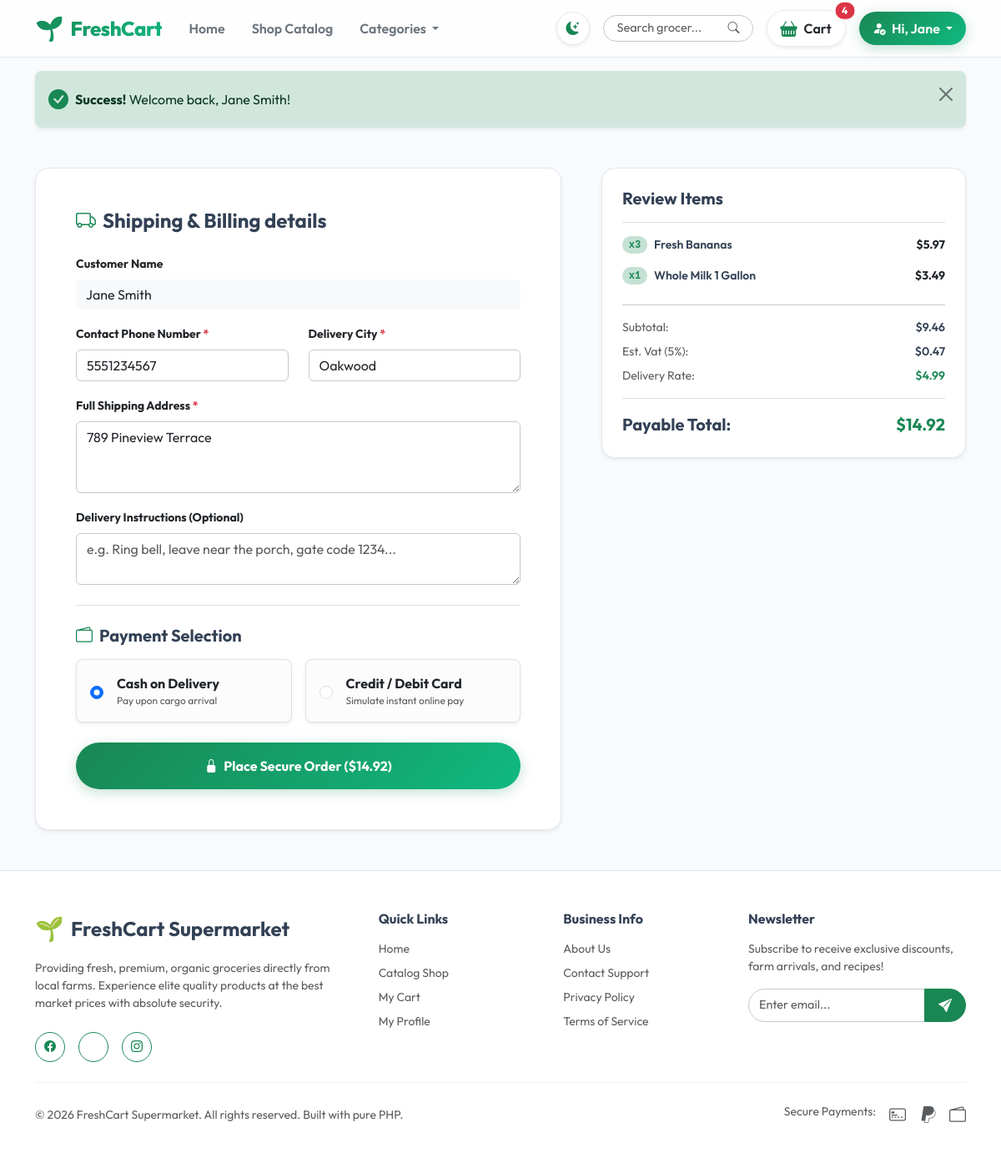
The app's page /customer/checkout.php (signed in) with its own data.
### tables this page shows
CREATE TABLE `users` (
    `id` INT AUTO_INCREMENT PRIMARY KEY,
    `name` VARCHAR(100) NOT NULL,
    `email` VARCHAR(150) NOT NULL UNIQUE,
    `password` VARCHAR(255) NOT NULL,
    `role` ENUM('customer', 'admin') DEFAULT 'customer',
    `phone` VARCHAR(20) DEFAULT NULL,
    `address` TEXT DEFAULT NULL,
    `city` VARCHAR(100) DEFAULT NULL,
    `status` ENUM('active', 'inactive', 'blocked') DEFAULT 'active',
    `verification_token` VARCHAR(255) DEFAULT NULL,
    `email_verified` TINYINT(1) DEFAULT 0,
    `remember_token` VARCHAR(255) DEFAULT NULL,
    `created_at` TIMESTAMP DEFAULT CURRENT_TIMESTAMP,
    `updated_at` TIMESTAMP DEFAULT CURRENT_TIMESTAMP ON UPDATE CURRENT_TIMESTAMP,
    INDEX `idx_email` (`email`),
    INDEX `idx_role` (`role`)
);

CREATE TABLE `cart` (
    `id` INT AUTO_INCREMENT PRIMARY KEY,
    `user_id` INT NOT NULL,
    `product_id` INT NOT NULL,
    `quantity` INT NOT NULL DEFAULT 1,
    `created_at` TIMESTAMP DEFAULT CURRENT_TIMESTAMP,
    FOREIGN KEY (`user_id`) REFERENCES `users` (`id`) ON DELETE CASCADE,
    FOREIGN KEY (`product_id`) REFERENCES `products` (`id`) ON DELETE CASCADE,
    UNIQUE KEY `user_product` (`user_id`, `product_id`)
);

CREATE TABLE `products` (
    `id` INT AUTO_INCREMENT PRIMARY KEY,
    `category_id` INT NOT NULL,
    `name` VARCHAR(150) NOT NULL,
    `slug` VARCHAR(180) NOT NULL UNIQUE,
    `description` TEXT DEFAULT NULL,
    `price` DECIMAL(10, 2) NOT NULL,
    `sale_price` DECIMAL(10, 2) DEFAULT NULL,
    `stock` INT NOT NULL DEFAULT 0,
    `images` TEXT DEFAULT NULL,  
    `featured` TINYINT(1) DEFAULT 0,
    `status` ENUM('active', 'inactive') DEFAULT 'active',
    `created_at` TIMESTAMP DEFAULT CURRENT_TIMESTAMP,
    `updated_at` TIMESTAMP DEFAULT CURRENT_TIMESTAMP ON UPDATE CURRENT_TIMESTAMP,
    FOREIGN KEY (`category_id`) REFERENCES `categories` (`id`) ON DELETE CASCADE,
    INDEX `idx_slug` (`slug`),
    INDEX `idx_featured` (`featured`),
    INDEX `idx_status` (`status`)
);

### includes/functions.php (called while the page is built, shortened)
<?php
function sanitize($data) {
    return htmlspecialchars(trim($data), ENT_QUOTES, 'UTF-8');
}
function is_logged_in() {
    return isset($_SESSION['user_id']) && isset($_SESSION['user_role']);
}
function get_logged_in_user($pdo) {
    $stmt = $pdo->prepare("SELECT * FROM users WHERE id = ?");
    $stmt->execute([$_SESSION['user_id']]);
    return $stmt->fetch();
}
function format_price($number) {
    return '$' . number_format((float)$number, 2, '.', ',');
}

### customer/checkout.php (the view, shortened to what this page needs)
<?php
require_once __DIR__ . '/../includes/config.php';
require_once __DIR__ . '/../includes/functions.php';
$user = get_logged_in_user($pdo);
$stmt_cart = $pdo->prepare("
    SELECT c.quantity, p.id, p.name, p.price, p.sale_price, p.stock
    FROM cart c
    JOIN products p ON c.product_id = p.id
    WHERE c.user_id = ? AND p.status = 'active'
");
$stmt_cart->execute([$_SESSION['user_id']]);
$cart_items = $stmt_cart->fetchAll();
$subtotal = 0.0;
foreach ($cart_items as $item) {
    $price = $item['sale_price'] ?: $item['price'];
    $subtotal += ($price * $item['quantity']);
}
$tax = $subtotal * 0.05;
$delivery = ($subtotal > 50.0) ? 0.0 : 4.99;
$grand_total = $subtotal + $tax + $delivery;
$address = $user['address'] ?? '';
$phone = $user['phone'] ?? '';
$city = $user['city'] ?? '';
$notes = '';
require_once __DIR__ . '/../includes/header.php';
?>
<div class="container my-5">
    <div class="row g-5">
        <div class="col-lg-7">
            <div class="card border-0 shadow-sm rounded-4 overflow-hidden bg-white p-4 p-md-5 border-secondary-subtle" style="background-color: var(--card-bg) !important; border: 1px solid var(--border-color) !important;">
                <h4 class="fw-bold mb-4 text-dark" style="color: var(--text-main) !important;"><i class="bi bi-truck text-success me-2"></i>Shipping & Billing details</h4>
                <form action="checkout.php" method="POST">
                    <div class="row">
                        <div class="col-12 mb-3">
                            <label class="form-label small fw-bold">Customer Name</label>
                            <input type="text" class="form-control bg-light border-0 py-2.5" value="<?php echo sanitize($user['name']); ?>" readonly>
                        </div>
                    </div>
                    <div class="row">
                        <div class="col-md-6 mb-3">
                            <label for="phone" class="form-label small fw-bold">Contact Phone Number <span class="text-danger">*</span></label>
                            <input type="text" id="phone" name="phone" class="form-control py-2.5 border-secondary-subtle" value="<?php echo sanitize($phone); ?>" required placeholder="e.g. +1 555 1234">
                        </div>
                        <div class="col-md-6 mb-3">
                            <label for="city" class="form-label small fw-bold">Delivery City <span class="text-danger">*</span></label>
                            <input type="text" id="city" name="city" class="form-control py-2.5 border-secondary-subtle" value="<?php echo sanitize($city); ?>" required placeholder="e.g. Oakwood">
                        </div>
                    </div>
                    <div class="mb-3">
                        <label for="address" class="form-label small fw-bold">Full Shipping Address <span class="text-danger">*</span></label>
                        <textarea id="address" name="address" rows="3" class="form-control border-secondary-subtle" required placeholder="Street address, building number, apartment/suite..."><?php echo sanitize($address); ?></textarea>
                    </div>
                    <div class="mb-4">
                        <label for="notes" class="form-label small fw-bold">Delivery Instructions (Optional)</label>
                        <textarea id="notes" name="notes" rows="2" class="form-control border-secondary-subtle" placeholder="e.g. Ring bell, leave near the porch, gate code 1234..."><?php echo sanitize($notes); ?></textarea>
                    </div>
                    <h5 class="fw-bold mb-3 border-top pt-4 text-dark" style="color: var(--text-main) !important;"><i class="bi bi-wallet2 text-success me-2"></i>Payment Selection</h5>
                    <div class="row g-3 mb-4">
                        <div class="col-md-6">
                            <div class="border rounded-3 p-3 d-flex align-items-center gap-3 bg-light-subtle pointer shadow-sm" onclick="document.getElementById('payCod').checked = true">
                                <input type="radio" name="payment_method" value="cod" id="payCod" checked class="form-check-input text-success">
                                <div>
                                    <label for="payCod" class="fw-bold mb-0 pointer">Cash on Delivery</label>
                                    <small class="text-muted d-block" style="font-size:0.75rem;">Pay upon cargo arrival</small>
                                </div>
                            </div>
                        </div>
                        <div class="col-md-6">
                            <div class="border rounded-3 p-3 d-flex align-items-center gap-3 bg-light-subtle pointer shadow-sm" onclick="document.getElementById('payCard').checked = true">
                                <input type="radio" name="payment_method" value="card" id="payCard" class="form-check-input text-success">
                                <div>
                                    <label for="payCard" class="fw-bold mb-0 pointer">Credit / Debit Card</label>
                                    <small class="text-muted d-block" style="font-size:0.75rem;">Simulate instant online pay</small>
                                </div>
                            </div>
                        </div>
                    </div>
                    <button type="submit" class="btn btn-primary-gradient w-100 py-3 rounded-pill fw-bold shadow-md"><i class="bi bi-lock-fill me-1"></i> Place Secure Order (<?php echo format_price($grand_total); ?>)</button>
                </form>
            </div>
        </div>
        <div class="col-lg-5">
            <div class="card border-0 shadow-sm rounded-4 overflow-hidden bg-white p-4 border-secondary-subtle" style="background-color: var(--card-bg) !important; border: 1px solid var(--border-color) !important;">
                <h5 class="fw-bold text-dark pb-3 border-bottom mb-3" style="color: var(--text-main) !important;">Review Items</h5>
                <div class="d-flex flex-column gap-3 mb-4" style="max-height: 280px; overflow-y: auto;">
                    <?php foreach ($cart_items as $item):
                        $price = $item['sale_price'] ?: $item['price'];
                    ?>
                        <div class="d-flex justify-content-between align-items-center gap-3">
                            <div class="d-flex align-items-center gap-2 text-truncate" style="max-width: 75%;">
                                <span class="badge bg-success bg-opacity-25 text-success rounded-pill font-monospace" style="font-size:0.75rem;">x<?php echo $item['quantity']; ?></span>
                                <span class="small fw-semibold text-truncate text-dark" style="color: var(--text-main) !important;"><?php echo sanitize($item['name']); ?></span>
                            </div>
                            <span class="small fw-bold text-nowrap"><?php echo format_price($price * $item['quantity']); ?></span>
                        </div>
                    <?php endforeach; ?>
                </div>
                <div class="border-top pt-3 border-secondary-subtle small text-muted">
                    <div class="d-flex justify-content-between mb-2">
                        <span>Subtotal:</span>
                        <span class="fw-semibold text-dark" style="color: var(--text-main) !important;"><?php echo format_price($subtotal); ?></span>
                    </div>
                    <div class="d-flex justify-content-between mb-2">
                        <span>Est. Vat (5%):</span>
                        <span class="fw-semibold text-dark" style="color: var(--text-main) !important;"><?php echo format_price($tax); ?></span>
                    </div>
                    <div class="d-flex justify-content-between mb-3">
                        <span>Delivery Rate:</span>
                        <span class="fw-semibold text-success"><?php echo $delivery === 0.0 ? 'FREE' : format_price($delivery); ?></span>
                    </div>
                    <div class="d-flex justify-content-between border-top pt-3 fs-5 fw-bold text-dark" style="color: var(--text-main) !important;">
                        <span>Payable Total:</span>
                        <span class="text-success"><?php echo format_price($grand_total); ?></span>
                    </div>
                </div>
            </div>
        </div>
    </div>
</div>
<?php require_once __DIR__ . '/../includes/footer.php'; ?>

### assets/css/style.css (style rules this page uses)
:root { --primary: #198754; --primary-rgb: 25, 135, 84; --primary-hover: #146c43; --secondary: #0f172a; --secondary-rgb: 15, 23, 42; --light-bg: #f8fafc; --card-bg: #ffffff; --text-main: #334155; --text-muted: #64748b; --border-color: #e2e8f0; --glass-bg: rgba(255, 255, 255, 0.8); --glass-border: rgba(226, 232, 240, 0.8); --shadow: 0 4px 6px -1px rgb(0 0 0 / 0.05), 0 2px 4px -2px rgb(0 0 0 / 0.05); --shadow-md: 0 10px 15px -3px rgb(0 0 0 / 0.05), 0 4px 6px -4px rgb(0 0 0 / 0.05); --shadow-lg: 0 20px 25px -5px rgb(0 0 0 / 0.05), 0 8px 10px -6px rgb(0 0 0 / 0.05); }
body { font-family: 'Outfit', sans-serif; background-color: var(--light-bg); color: var(--text-main); transition: background-color 0.3s ease, color 0.3s ease; overflow-x: hidden; }
.btn-primary-gradient { background: linear-gradient(135deg, var(--primary) 0%, #10b981 100%); color: #ffffff; border: none; font-weight: 600; border-radius: 30px; padding: 10px 24px; box-shadow: 0 4px 15px rgba(25, 135, 84, 0.25); transition: all 0.3s cubic-bezier(0.4, 0, 0.2, 1); }

### records on screen
users: name "Jane Smith", phone "5551234567", city "Oakwood", address "789 Pineview Terrace"
cart: quantity "3", product.name "Fresh Bananas", format_price($price * $item['quantity']) "$5.97"
cart: quantity "1", product.name "Whole Milk 1 Gallon", format_price($price * $item['quantity']) "$3.49"

### other values on screen
$header_cart_count "4"
explode(' ', $_SESSION['user_name'])[0] "Jane"
$_SESSION['flash_success'] "Welcome back, Jane Smith!"
format_price($grand_total) "$14.92"
format_price($subtotal) "$9.46"
format_price($tax) "$0.47"
format_price($delivery) "$4.99"
APP_NAME "FreshCart Supermarket"
